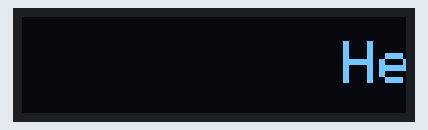
A sketch run on a simulated Arduino Uno, built with avr-gcc and run on an emulated ATmega328P. On the bench: 128×32 one-colour display.

Above: at 0.5 s.
At 2.05 s:
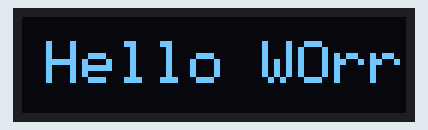
At 3.31 s:
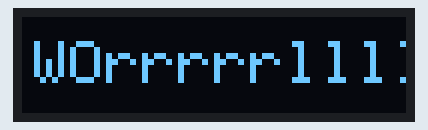
At 6.14 s:
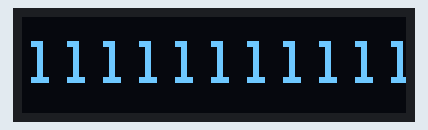
At 8.98 s:
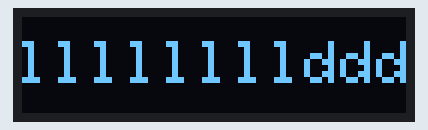
At 11.83 s:
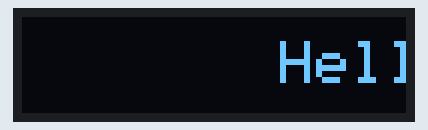

Measured:
- by itself, everything shown: repeats every 11.0 s, in 36 steps

The sketch:

OledScroll.ino
```cpp
#include <Wire.h>
#include <Adafruit_GFX.h>
#include <Adafruit_SSD1306.h>

#define CHAR_WIDTH 6
#define VERTICAL_OFFSET 8
#define TEXT_SIZE 2

Adafruit_SSD1306 display = Adafruit_SSD1306(128, 32, &Wire);

char message[] = "Hello WOrrrrrllllllllllllllllllllllllllllldddd";
int  first_char_pixel, left_most_pixel;

void setup() {
  // Initialize display
  display.begin(SSD1306_SWITCHCAPVCC, 0x3C); // Address 0x3C for 128x32
  display.clearDisplay();
  display.setTextSize(TEXT_SIZE);
  display.setTextWrap(false);

  // By default, the background text color is transparent.
  // Setting the text background to BLACK allows the text to
  // scroll, without requiring the entire screen to be cleared.
  display.setTextColor(SSD1306_WHITE, SSD1306_BLACK);

  // Begin scrolling in from off-screen (right)
  first_char_pixel = display.width();

  // Calculate the left-most pixel (starting position) of the cursor
  left_most_pixel = -1 * CHAR_WIDTH * TEXT_SIZE * strlen(message);
}

void loop() {
  /*
   * The screen will only display the text between pixels 0 to 132.
   * The cursor is the beginning pixel for a string to be printed.
   * The cursor can be moved to any non-printable position. By moving
   * the cursor into the negative space, you achieve the effect of left
   * scrolling, because the screen will act as a sliding window.
   *
   *              SSD1306 OLED:
   *              -------------
   * "Hello WOrrrr|rllllllllll|llllllllllllllllllldddd"
   *              -------------
   *   -1                    1          2         3
   *  210987654321|01234567890|1234567890123456789012345678
   *  <<< Negative | Positive >>>
   *
   * _**NOTE:** Numbers shown above represent characters, not pixels._
   */

  // Tell the OLED display where to begin printing the message
  display.setCursor(first_char_pixel, VERTICAL_OFFSET);

  // Print the message at the cursor position
  display.print(message);

  // Render the display contents
  display.display();

  // Advance the cursor into the negative space,
  // until message is no longer visible.
  if (--first_char_pixel < left_most_pixel) {
    first_char_pixel = display.width();
  }
}
```
